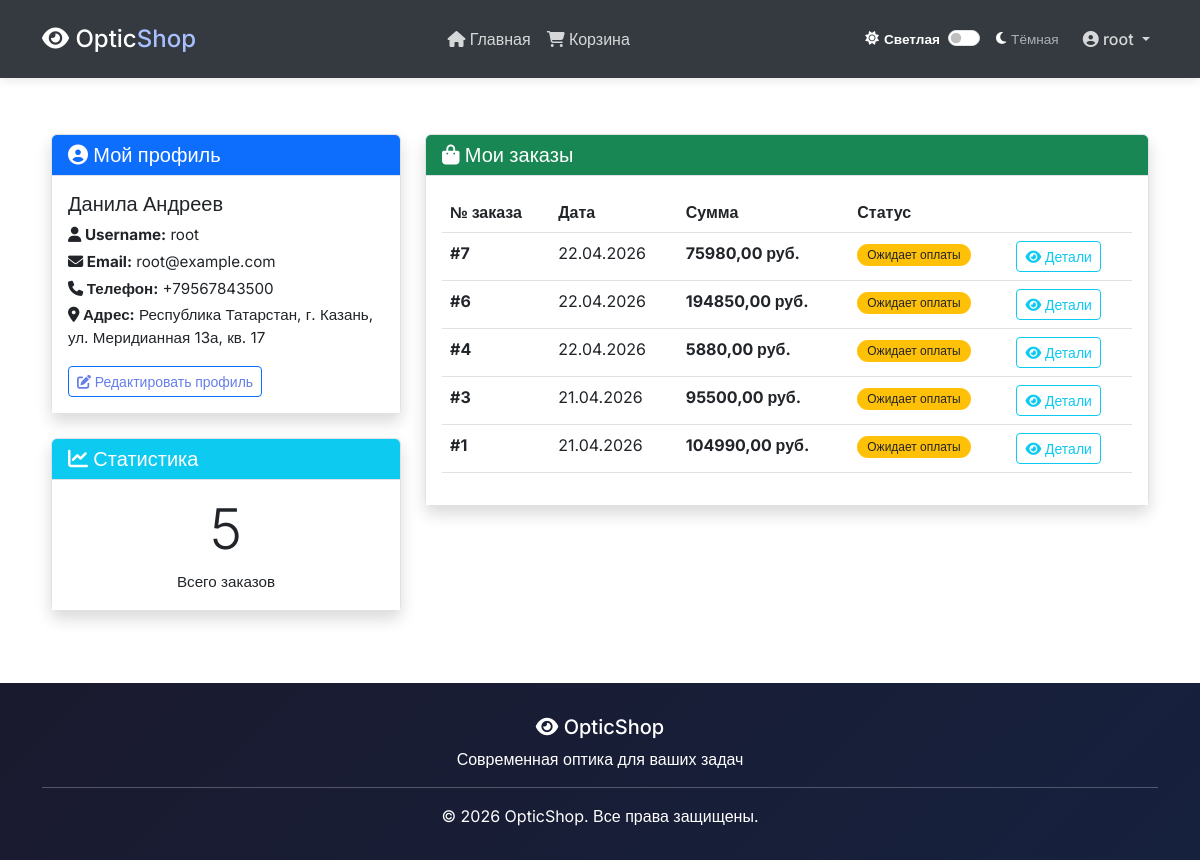
/accounts/profile/ (signed in), run on the app's committed database.
### users/models.py (models this page shows, shortened)
class UserProfile(models.Model):
    user = models.OneToOneField(User, on_delete=models.CASCADE, related_name='profile')
    phone = models.CharField("Телефон", max_length=20, blank=True)
    address = models.TextField("Адрес", blank=True)
    created_at = models.DateTimeField("Дата создания", auto_now_add=True)
    updated_at = models.DateTimeField("Дата обновления", auto_now=True)
    class Meta:
        verbose_name = "Профиль пользователя"
        verbose_name_plural = "Профили пользователей"

### orders/models.py (models this page shows, shortened)
class Order(models.Model):
    user = models.ForeignKey(settings.AUTH_USER_MODEL, on_delete=models.CASCADE, verbose_name="Пользователь")
    full_name = models.CharField("ФИО", max_length=200)
    phone = models.CharField("Телефон", max_length=20)
    email = models.EmailField("Email")
    address = models.TextField("Адрес")
    comment = models.TextField("Комментарий", blank=True)
    created = models.DateTimeField("Дата создания", auto_now_add=True)
    updated = models.DateTimeField("Дата изменения", auto_now=True)
    paid = models.BooleanField("Оплачен", default=False)
    class Meta:
        verbose_name = "Заказ"
        verbose_name_plural = "Заказы"
        ordering = ('-created',)
    def get_total_cost(self):
        return sum(item.get_cost() for item in self.items.all())

class OrderItem(models.Model):
    order = models.ForeignKey(Order, related_name='items', on_delete=models.CASCADE, verbose_name="Заказ")
    product = models.ForeignKey(Product, related_name='order_items', on_delete=models.CASCADE, verbose_name="Товар")
    price = models.DecimalField("Цена", max_digits=10, decimal_places=2)
    quantity = models.PositiveIntegerField("Количество", default=1)
    def get_cost(self):
        return self.price * self.quantity

### users/views.py (the view)
# urls.py: path('profile/', views.profile, name='profile'),
@login_required
def profile(request):
    user = request.user
    orders = Order.objects.filter(user=user).order_by('-created')
    orders_count = orders.count()
    profile, created = UserProfile.objects.get_or_create(user=user)
    context = {
        'user': user,
        'profile': profile,
        'orders': orders[:10],
        'orders_count': orders_count,
    }
    return render(request, 'users/profile.html', context)

### users/templates/users/profile.html (shortened to what this page needs)
{% extends 'base.html' %}
{% block content %}
<div class="container mt-4">
    <div class="row">
        <div class="col-md-4">
            <div class="card shadow mb-4">
                <div class="card-header bg-primary text-white">
                    <h5 class="mb-0"><i class="fas fa-user-circle"></i> Мой профиль</h5>
                </div>
                <div class="card-body">
                    <h5>{{ user.first_name }} {{ user.last_name }}</h5>
                    <p class="mb-1"><strong><i class="fas fa-user"></i> Username:</strong> {{ user.username }}</p>
                    <p class="mb-1"><strong><i class="fas fa-envelope"></i> Email:</strong> {{ user.email }}</p>
                    <p class="mb-1"><strong><i class="fas fa-phone"></i> Телефон:</strong> {{ profile.phone|default:"Не указан" }}</p>
                    <p><strong><i class="fas fa-map-marker-alt"></i> Адрес:</strong> {{ profile.address|default:"Не указан" }}</p>
                    <a href="{% url 'users:profile_edit' %}" class="btn btn-outline-primary btn-sm">
                        <i class="fas fa-edit"></i> Редактировать профиль
                    </a>
                </div>
            </div>
            <div class="card shadow">
                <div class="card-header bg-info text-white">
                    <h5 class="mb-0"><i class="fas fa-chart-line"></i> Статистика</h5>
                </div>
                <div class="card-body text-center">
                    <h2 class="display-4">{{ orders_count }}</h2>
                    <p class="mb-0">Всего заказов</p>
                </div>
            </div>
        </div>
        <div class="col-md-8">
            <div class="card shadow">
                <div class="card-header bg-success text-white">
                    <h5 class="mb-0"><i class="fas fa-shopping-bag"></i> Мои заказы</h5>
                </div>
                <div class="card-body">
                    {% if orders %}
                        <div class="table-responsive">
                            <table class="table table-hover">
                                <thead>
                                    <tr>
                                        <th>№ заказа</th>
                                        <th>Дата</th>
                                        <th>Сумма</th>
                                        <th>Статус</th>
                                        <th></th>
                                    </tr>
                                </thead>
                                <tbody>
                                    {% for order in orders %}
                                        <tr>
                                            <td><strong>#{{ order.id }}</strong></td>
                                            <td>{{ order.created|date:"d.m.Y" }}</td>
                                            <td><strong>{{ order.get_total_cost }} руб.</strong></td>
                                            <td>
                                                {% if order.paid %}
                                                    <span class="badge bg-success">Оплачен</span>
                                                {% else %}
                                                    <span class="badge bg-warning text-dark">Ожидает оплаты</span>
                                                {% endif %}
                                            </td>
                                            <td>
                                                <button class="btn btn-sm btn-outline-info" type="button" data-bs-toggle="collapse" data-bs-target="#order{{ order.id }}">
                                                    <i class="fas fa-eye"></i> Детали
                                                </button>
                                            </td>
                                        </tr>
                                    {% endfor %}
                                </tbody>
                            </table>
                        </div>
                    {% endif %}
                </div>
            </div>
        </div>
    </div>
</div>
{% endblock %}

### templates/base.html (shortened to what this page needs)
{% load static %}
<!DOCTYPE html>
<html lang="ru">
<head>
    <link href="https://cdn.jsdelivr.net/npm/bootstrap@5.3.0/dist/css/bootstrap.min.css" rel="stylesheet">
    <link rel="stylesheet" href="https://cdnjs.cloudflare.com/ajax/libs/font-awesome/6.4.0/css/all.min.css">
    <link rel="stylesheet" href="{% static 'css/modern.css' %}">
    <link rel="stylesheet" href="{% static 'css/themes.css' %}">
</head>
<body>
    <nav class="navbar navbar-expand-lg fixed-top">
        <div class="container">
            <a class="navbar-brand" href="{% url 'catalog:product_list' %}">
                <i class="fas fa-eye"></i> Optic<span style="color: #a8c0ff;">Shop</span>
            </a>
            <div class="collapse navbar-collapse" id="navbarNav">
                <ul class="navbar-nav mx-auto">
                    <li class="nav-item">
                        <a class="nav-link" href="{% url 'catalog:product_list' %}">
                            <i class="fas fa-home"></i> Главная
                        </a>
                    </li>
                    <li class="nav-item">
                        <a class="nav-link" href="{% url 'cart:cart_detail' %}">
                            <i class="fas fa-shopping-cart"></i> Корзина
                        </a>
                    </li>
                </ul>
                <div class="d-flex align-items-center me-3">
                    <span id="theme-label-light" style="font-size: 0.85rem; margin-right: 8px; color: white; display: flex; align-items: center; gap: 5px;">
                        <i class="fas fa-sun"></i>
                        <span id="theme-text-light" style="font-size: 0.85rem;">Светлая</span>
                    </span>
                    <div class="form-check form-switch">
                        <input class="form-check-input" type="checkbox" id="theme-toggle" style="cursor: pointer;">
                    </div>
                    <span id="theme-label-dark" style="font-size: 0.85rem; margin-left: 8px; color: white; display: flex; align-items: center; gap: 5px;">
                        <i class="fas fa-moon"></i>
                        <span id="theme-text-dark" style="font-size: 0.85rem;">Тёмная</span>
                    </span>
                </div>
                <ul class="navbar-nav">
                    {% if user.is_authenticated %}
                        <li class="nav-item dropdown">
                            <a class="nav-link dropdown-toggle" href="#" id="userDropdown" role="button" data-bs-toggle="dropdown">
                                <i class="fas fa-user-circle"></i> {{ user.username }}
                            </a>
                        </li>
                    {% endif %}
                </ul>
            </div>
        </div>
    </nav>
    <main>
        <div class="container py-4">
            {% block content %}
            {% endblock %}
        </div>
    </main>
    <footer>
        <div class="container">
            <div class="text-center">
                <h5><i class="fas fa-eye"></i> OpticShop</h5>
                <p>Современная оптика для ваших задач</p>
                <hr>
                <p class="mb-0">&copy; 2026 OpticShop. Все права защищены.</p>
            </div>
        </div>
    </footer>
</body>
</html>

### static/css/modern.css (style rules this page uses)
* { margin: 0; padding: 0; box-sizing: border-box; }
body { font-family: 'Inter', sans-serif; background: #f5f7fb; color: #1a1a2e; }
.navbar { background: #1a1a2e !important; padding: 1rem 0; box-shadow: 0 2px 10px rgba(0,0,0,0.1); position: fixed; top: 0; width: 100%; z-index: 1000; }
.navbar-brand { font-size: 1.5rem; font-weight: 700; color: white !important; }
.nav-link { color: rgba(255,255,255,0.8) !important; font-weight: 500; }
body { padding-top: 76px; }
main { padding-top: 10px; }
.row { display: flex; flex-wrap: wrap; margin-right: -15px; margin-left: -15px; }
footer { background: #1a1a2e; color: white; padding: 2rem 0; margin-top: 3rem; }

### static/css/themes.css (style rules this page uses)
:root { --bg-primary: #ffffff; --bg-secondary: #f8f9fa; --text-primary: #212529; --text-secondary: #6c757d; --text-white: #212529; --border-color: #dee2e6; --card-bg: #ffffff; --navbar-bg: #343a40; --footer-bg: #343a40; --input-bg: #ffffff; --input-text: #212529; --input-border: #ced4da; --category-bg: #f8f9fa; --category-text: #212529; --category-hover: #e9ecef; }
body { background-color: var(--bg-primary); color: var(--text-primary); transition: background-color 0.3s ease, color 0.3s ease; }
.navbar { background-color: var(--navbar-bg) !important; }
.navbar-brand { color: white !important; }
.nav-link { color: rgba(255, 255, 255, 0.8) !important; }
.card { background-color: var(--card-bg); border-color: var(--border-color); }
.card-header { background-color: var(--bg-secondary); border-bottom-color: var(--border-color); color: var(--text-primary); }
::placeholder, .form-control::placeholder, input::placeholder { color: var(--text-secondary) !important; opacity: 0.7 !important; }
.table { color: var(--text-primary); }
.table td, .table th { border-color: var(--border-color); }
.btn-outline-primary { color: #0d6efd; border-color: #0d6efd; }
.badge { padding: 5px 10px; border-radius: 20px; font-weight: 500; }
.badge.bg-warning { background-color: #ffc107 !important; color: #212529 !important; }
a { color: #667eea; text-decoration: none; }
.modern-form a, .card-body a, .login-link, .register-link { color: #667eea !important; text-decoration: none !important; font-weight: 500 !important; }
.modern-form p, .card-body p { color: var(--text-primary) !important; font-size: 0.95rem; }
a, .text-center a, .form-footer a, .modern-form a, .card-body a { color: #667eea !important; text-decoration: none !important; font-weight: 500 !important; }
.text-center p, .modern-form .text-center p, .card-body .text-center p { color: var(--text-primary) !important; }
footer p, footer a { color: rgba(255, 255, 255, 0.7) !important; }
footer { background: linear-gradient(135deg, #1a1a2e 0%, #16213e 100%) !important; color: white !important; }
footer p, footer h5, footer .text-center p, footer .mb-0 { color: white !important; }
footer .container p, footer .container h5 { color: white !important; }

### users/templates/users/profile.html (style rules this page uses)
.card { background-color: var(--card-bg); border-color: var(--border-color); }
.card-header { background-color: var(--bg-secondary); border-bottom-color: var(--border-color); color: var(--text-primary); }
.card-body { background-color: var(--card-bg); color: var(--text-primary); }
.table { color: var(--text-primary); }
.table td, .table th { border-color: var(--border-color); }
.btn-outline-info { color: #0dcaf0; border-color: #0dcaf0; }
.table strong { color: var(--text-primary); }
.badge.bg-warning { background-color: #ffc107 !important; color: #212529 !important; }

### data on the page
UserProfile: phone "+79567843500", address "Республика Татарстан, г. Казань, ул. Меридианная 13а, кв. 17"
Order: id "7", created "22.04.2026", get_total_cost "75980,00", paid "Ожидает оплаты"
Order: id "6", created "22.04.2026", get_total_cost "194850,00", paid "Ожидает оплаты"
Order: id "4", created "22.04.2026", get_total_cost "5880,00", paid "Ожидает оплаты"
Order: id "3", created "21.04.2026", get_total_cost "95500,00", paid "Ожидает оплаты"
Order: id "1", created "21.04.2026", get_total_cost "104990,00", paid "Ожидает оплаты"

### other printed values
{{ user.username }} "root"
{{ user.first_name }} "Данила"
{{ user.last_name }} "Андреев"
{{ user.email }} "root@example.com"
{{ orders_count }} "5"
